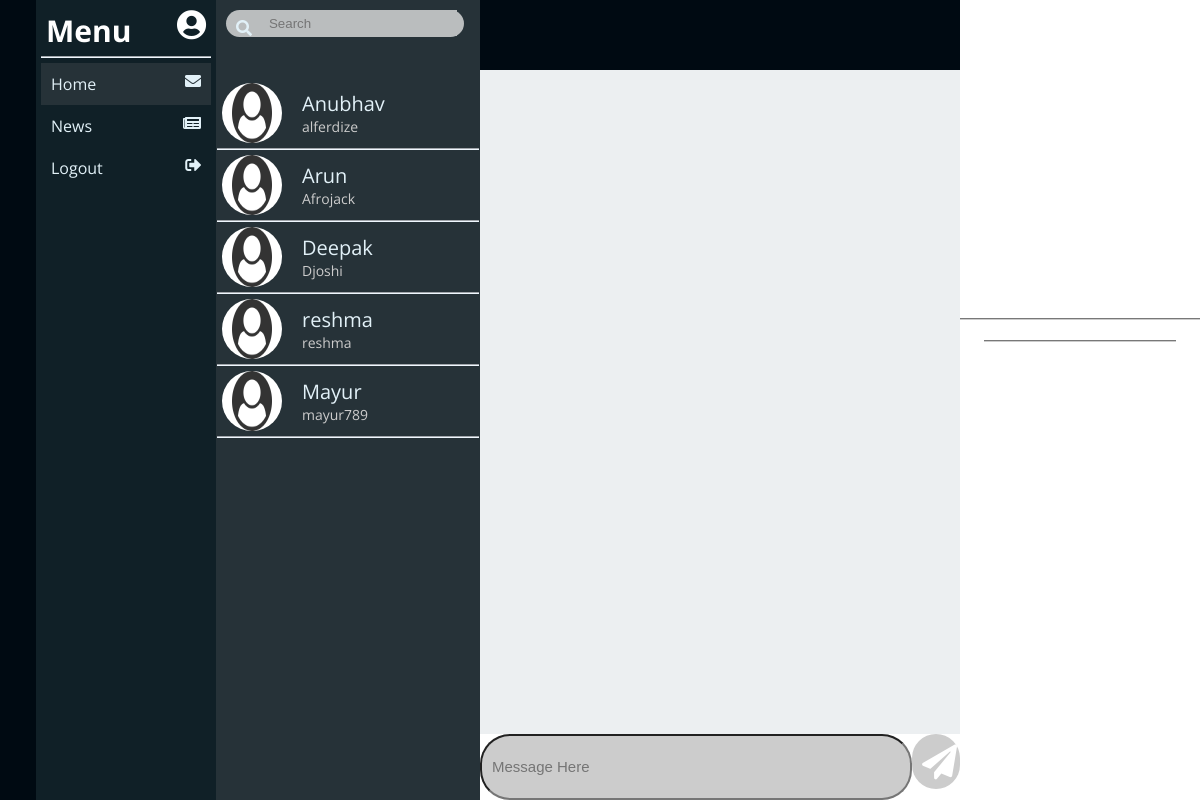
The app's page /home/ (signed in) with its own data.
### screens/models.py (models this page shows)
class Users(models.Model):
    url = "http://country.io/names.json"
    country_code = requests.get(url)
    country_tuple = ()
    for i in sorted(country_code.json().values()):
	    country_tuple += ((i,i),)
    SHIRT_SIZES = (
        ('Male', 'Male'),
        ('Female', 'Female')
    )
    number = models.CharField(max_length=10)
    name = models.CharField(max_length=50)
    country = models.CharField(max_length=300, choices=country_tuple)
    gender = models.CharField(max_length=6, choices=SHIRT_SIZES)
    BirthDate = models.DateField()
    password = models.CharField(max_length=14)
    username = models.CharField(max_length=10,default="Afrojack")
    profile_image = models.ImageField(upload_to='files/images/',null=True,default="user.png")

### screens/views.py (the view)
# urls.py: 2. Add a URL to urlpatterns:  path('', views.home, name='home')
def home(request):
   print(request.session['username'])
   if request.session['username'] != None:
      username = request.session['username']
      user = Users.objects.filter(username=username)
      user_list = Users.objects.filter(~Q(username=username))
      context = {
         'user':user,
         'users_filter':user_list
      }
      print()
      return render(request, 'homescreen.html',context)
   else:
      return render(request, 'index.html')

### screens/templates/homescreen.html (shortened to what this page needs)
{% load staticfiles %}
<html>
<head>
    <link rel="stylesheet" href="https://use.fontawesome.com/releases/v5.7.0/css/all.css"
>
</head>
<body>
    <div class="container">
        <div class="first">
        </div>
        <div class="second">
            <div class="header">
                <span class="text white">
                    Menu
                </span>
                <span class="text1">
                    <i class="fas fa-user-circle white"></i>
                </span>
            </div>
            <div class="menu">
                <a id="hash" href="{% url 'screens:home' %}" {%if request.path == '/home/'%} style="background-color: #263238;" {%endif%}><span
                        clas="menulist">Home</span><i class="fas fa-envelope menuicon"></i></a>
                <a id="hash" href="{% url 'screens:news' %}" ><span clas="menulist">News</span><i class="fas fa-newspaper menuicon"></i></a>
                <a id="hash" href="{% url 'screens:logout' %}"><span clas="menulist">Logout</span><i class="fas fa-sign-out-alt menuicon"></i></a>
            </div>
        </div>
        <div class="third">
            {%if request.path == '/home/'%}
            <div class="search">
                <a id="hash" href="#" class="search-btn"><i class="fa fa-search menuicon" aria-hidden="true"></i></a>
                <input type="text" name="search" id="search" placeholder="Search">
            </div>
            <div class="contact">
                {% for data in users_filter%}
                <div class="friendlist" id="{{data.username}}">
                    <img src="../media/{{data.profile_image}}" width="100" class="image">
                    <span class="fname">
                        <div>{{data.name}}</div>
                        <div class="fusername">{{data.username}}</div>
                    </span>
                </div>
                {% endfor %}
                {%endif%}
                </div>
            </div>
            <div class="fourth">
                {%if request.path == '/home/'%}
                <div class="friend-name">
                </div>
                <div class="chatbox">
                </div>
                <div class="mesg-text">
                    <div class="msg-textbox">
                        <input type="text" placeholder="Message Here" id="msg-value">
                    </div>
                    <div class="msg-send"><a id="message-send"><i class="fas fa-paper-plane send"></i></a></div>
                </div>
                {%endif%}
            </div>
            <div class="fifth">
                <div class="profile-image">
                </div>
                <div class="profile-content">
                    <div class="details">
                </div>
            </div>
        </div>
</body>
</html>

### screens/templates/homescreen.html (style rules this page uses)
* { box-sizing: border-box; }
body { -webkit-font-smoothing: antialiased; -moz-osx-font-smoothing: grayscale; height: 100vh; font-family: "Open Sans", sans-serif; }
html, body { padding: 0; margin: 0; border: 0; background-color: #000a12; }
.container { display: flex; flex-direction: row; width: 100%; height: 100%; padding: 0; margin: 0; border: 0; }
.first { display: flex; width: 3%; padding: 0; margin: 0; border: 0; height: 100%; }
.second { display: flex; flex-direction: column; width: 15%; background-color: #102027; height: 100%; padding: 0; margin: 0; border: 0; }
.third { display: flex; flex-direction: column; width: 22%; background-color: #263238; height: 100%; padding: 0; margin: 0; border: 0; }
.fourth { display: flex; flex-direction: column; width: 40%; background-color: #eceff1; height: 100%; padding: 0; margin: 0; border: 0; }
.fifth { display: flex; flex-direction: column; width: 20%; background-color: #ffffff; height: 100%; padding: 0; margin: 0; border: 0; }
.header { display: flex; flex-direction: row; justify-content: space-between; padding: 5px; margin: 5px; border-bottom: 2px; border-bottom-color: aliceblue; border-bottom-style: groove; }
.text { font-size: 30; font-weight: bold; }
.text1 { font-size: 30; font-weight: bold; }
.white { color: white; }
.menu { padding-left: 5px; padding-right: 5px; }
a { padding: 10px; text-decoration: none; justify-content: space-between; display: flex; flex-direction: row; }
a:link { color: #e2f1f8; }
a:visited, .menuicon { color: #e2f1f8; }
.search { display: flex; flex-direction: row; background-color: #babdbe; height: 27px; margin: 10px; width: 90%; border: 2; border-radius: 16px; }
#search { background-color: #babdbe; height: 26px; margin-right: 5px; margin-left: 5px; width: 80%; border: 0; }
.friendlist { display: flex; flex-direction: row; border-bottom: 2px; border-bottom-color: aliceblue; border-bottom-style: groove; align-self: center; flex-flow: row wrap; align-items: center; padding: 5px; }
.image { height: 60px; width: 60px; border: 2px; border-radius: 30px; margin-right: 20px; background-color: #ffffff; }
.fname { font-size: 20; color: #e2f1f8; display: flex; flex-direction: column; }
.contact { padding: 1px; width: 100%; height: 90%; margin-bottom: 30px; margin-top: 30px; overflow-x: hidden; overflow-y: scroll; }
.friend-name { width: 100%; height: 10%; background-color: #000a12; padding: 10px; display: flex; flex-flow: row wrap; align-items: center; margin-bottom: 10px; }
.chatbox { padding: 1px; width: 100%; height: 90%; margin-bottom: 30px; margin-top: 30px; overflow-x: hidden; overflow-y: auto; }
.mesg-text { display: flex; flex-direction: row; width: 100%; height: 10%; background-color: white; }
.msg-textbox { width: 90%; height: 100%; background-color: #fff; border-width: 2px; }
#msg-value { width: 100%; height: 100%; background-color: #ccc; border-width: 2px; border-radius: 30px; padding-left: 10px; font-size: 15px; }
.msg-send { width: 10%; height: 100%; background-color: #fff; }
.send { font-size: 35px; color: #fff; }
#message-send { border: 2px; border-radius: 50px; background-color: #ccc; }
.profile-image { width: 100%; height: 40%; display: flex; flex-direction: column; align-items: center; justify-content: center; border-bottom: #ccc; border-bottom-width: 2px; border-bottom-style: groove; }
.username, .fusername { font-size: 14px; color: #ccc; }
.profile-content { width: 100%; }
.details { display: flex; flex-direction: row; justify-content: space-between; width: 80%; margin-left: 10%; margin-right: 10%; margin-top: 20px; overflow: hidden; border-bottom: #ccc; border-bottom-width: 2px; border-bottom-style: groove; }

### records on screen
Users: profile_image (picture), name "Anubhav", username "alferdize"
Users: profile_image (placeholder picture), name "Arun", username "Afrojack"
Users: profile_image (placeholder picture), name "Deepak", username "Djoshi"
Users: profile_image (placeholder picture), name "reshma", username "reshma"
Users: profile_image (placeholder picture), name "Mayur", username "mayur789"
